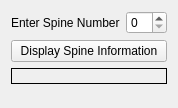
          <widget class="QWidget" name="page_5">
           <property name="geometry">
            <rect>
             <x>0</x>
             <y>0</y>
             <width>176</width>
             <height>108</height>
            </rect>
           </property>
           <attribute name="label">
            <string>Individual Spine Statistics</string>
           </attribute>
           <layout class="QFormLayout" name="formLayout">
            <item row="0" column="0">
             <widget class="QLabel" name="label_17">
              <property name="text">
               <string>Enter Spine Number</string>
              </property>
             </widget>
            </item>
            <item row="0" column="1">
             <widget class="QSpinBox" name="spineKey"/>
            </item>
            <item row="2" column="0" colspan="2">
             <widget class="QLabel" name="individualStats">
              <property name="frameShape">
               <enum>QFrame::Shape::Box</enum>
              </property>
              <property name="text">
               <string/>
              </property>
              <property name="scaledContents">
               <bool>true</bool>
              </property>
              <property name="wordWrap">
               <bool>true</bool>
              </property>
             </widget>
            </item>
            <item row="1" column="0" colspan="2">
             <widget class="QPushButton" name="displayIndividualSpineInformation">
              <property name="text">
               <string>Display Spine Information</string>
              </property>
             </widget>
            </item>
           </layout>
          </widget>
